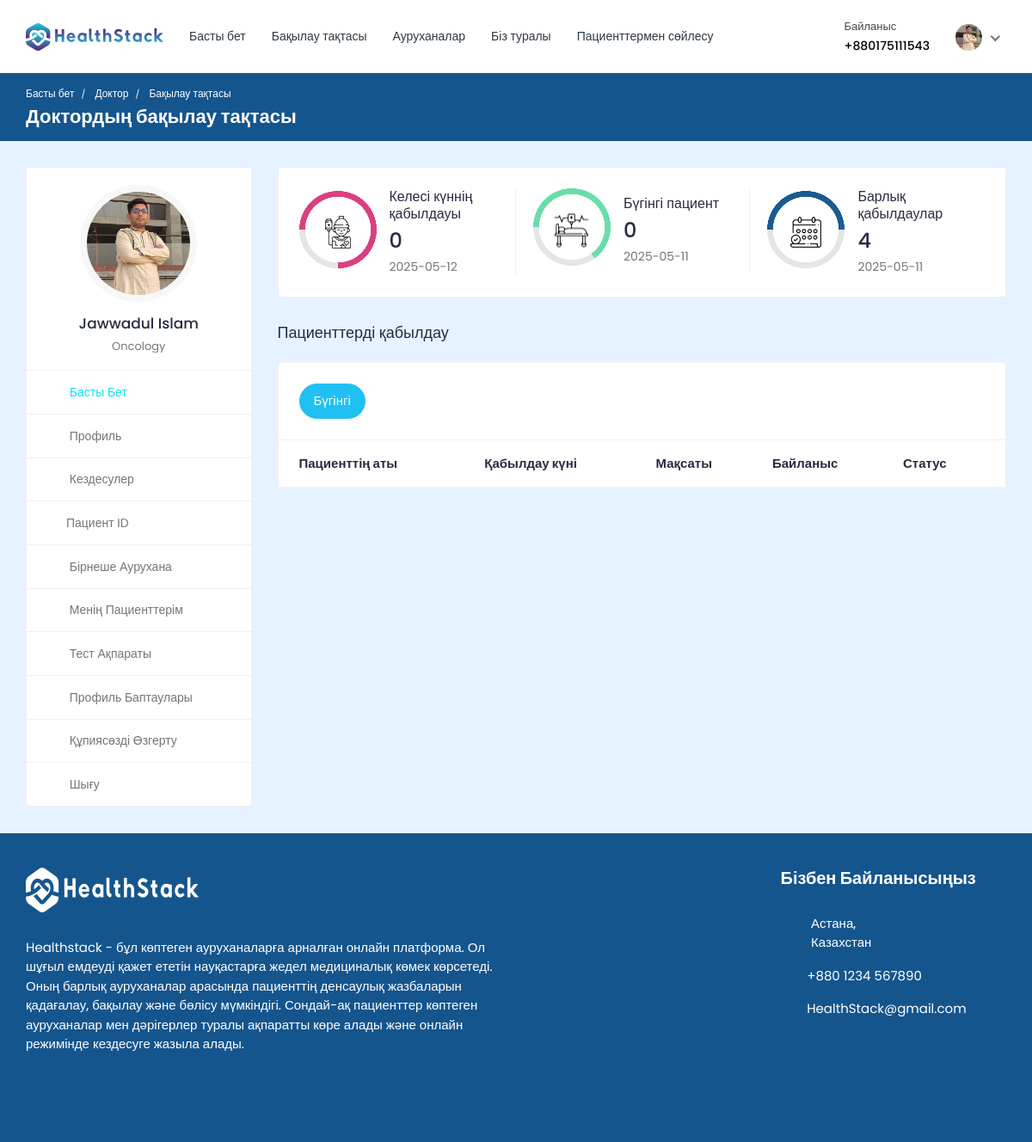
Page /doctor/doctor-dashboard/ (signed in) on the committed database.
### doctor/models.py (models this page shows, shortened)
class Doctor_Information(models.Model):
    DOCTOR_TYPE = (
        ('Cardiologists', 'Cardiologists'),
        ('Neurologists', 'Neurologists'),
        ('Pediatricians', 'Pediatricians'),
        ('Physiatrists', 'Physiatrists'),
        ('Dermatologists', 'Dermatologists'),
    )
    doctor_id = models.AutoField(primary_key=True)
    user = models.OneToOneField(User, on_delete=models.CASCADE, null=True, blank=True, related_name='profile')
    name = models.CharField(max_length=200, null=True, blank=True)
    username = models.CharField(max_length=200, null=True, blank=True)
    gender = models.CharField(max_length=200, null=True, blank=True)
    description = models.TextField(max_length=1000, null=True, blank=True)
    department = models.CharField(max_length=200, choices=DOCTOR_TYPE, null=True, blank=True)
    department_name = models.ForeignKey(hospital_department, on_delete=models.SET_NULL, null=True, blank=True)
    specialization = models.ForeignKey(specialization, on_delete=models.SET_NULL, null=True, blank=True)
    featured_image = models.ImageField(upload_to='doctors/', default='doctors/user-default.png', null=True, blank=True)
    certificate_image = models.ImageField(upload_to='doctors_certificate/', default='doctors_certificate/default.png', null=True, blank=True)
    email = models.EmailField(max_length=200, null=True, blank=True)
    phone_number = models.CharField(max_length=200, null=True, blank=True)
    nid = models.CharField(max_length=200, null=True, blank=True)
    visiting_hour = models.CharField(max_length=200, null=True, blank=True)
    consultation_fee = models.IntegerField(null=True, blank=True)
    report_fee = models.IntegerField(null=True, blank=True)
    dob = models.CharField(max_length=200, null=True, blank=True)
    institute = models.CharField(max_length=200, null=True, blank=True)
    degree = models.CharField(max_length=200, null=True, blank=True)
    completion_year = models.CharField(max_length=200, null=True, blank=True)
    work_place = models.CharField(max_length=200, null=True, blank=True)
    designation = models.CharField(max_length=200, null=True, blank=True)
    start_year = models.CharField(max_length=200, null=True, blank=True)
    end_year = models.CharField(max_length=200, null=True, blank=True)
    register_status =  models.CharField(max_length=200, null=True, blank=True)
    hospital_name = models.ForeignKey(Hospital_Information, on_delete=models.SET_NULL, null=True, blank=True)

### hospital_admin/models.py (models this page shows, shortened)
class specialization(models.Model):
    specialization_id = models.AutoField(primary_key=True)
    specialization_name = models.CharField(max_length=200, null=True, blank=True)
    hospital = models.ForeignKey(Hospital_Information, on_delete=models.CASCADE, null=True, blank=True)

### doctor/views.py (the view)
# urls.py: path('doctor-dashboard/',views.doctor_dashboard, name='doctor-dashboard'),
@csrf_exempt
@login_required(login_url="doctor-login")
@cache_control(no_cache=True, must_revalidate=True, no_store=True)
def doctor_dashboard(request):
        if request.user.is_authenticated:
            if request.user.is_doctor:
                doctor = Doctor_Information.objects.get(user=request.user)
                current_date = datetime.date.today()
                current_date_str = str(current_date)
                today_appointments = Appointment.objects.filter(date=current_date_str).filter(doctor=doctor).filter(appointment_status='confirmed')
                next_date = current_date + datetime.timedelta(days=1) # next days date
                next_date_str = str(next_date)
                next_days_appointment = Appointment.objects.filter(date=next_date_str).filter(doctor=doctor).filter(Q(appointment_status='pending') | Q(appointment_status='confirmed')).count()
                today_patient_count = Appointment.objects.filter(date=current_date_str).filter(doctor=doctor).annotate(count=Count('patient'))
                total_appointments_count = Appointment.objects.filter(doctor=doctor).annotate(count=Count('id'))
            else:
                return redirect('doctor-logout')
            context = {'doctor': doctor, 'today_appointments': today_appointments, 'today_patient_count': today_patient_count, 'total_appointments_count': total_appointments_count, 'next_days_appointment': next_days_appointment, 'current_date': current_date_str, 'next_date': next_date_str}
            return render(request, 'doctor-dashboard.html', context)
        else:
            return redirect('doctor-login')

### templates/doctor-dashboard.html (shortened to what this page needs)
{% load static %}
<!DOCTYPE html>
<html lang="kk">
  <head>
    <link
      rel="stylesheet"
      href="{% static 'HealthStack-System/css/Normal/bootstrap.min.css' %}"
    />
    <link
      rel="stylesheet"
      href="{% static 'HealthStack-System/plugins/Normal/fontawesome/css/fontawesome.min.css' %}"
    />
    <link
      rel="stylesheet"
      href="{% static 'HealthStack-System/plugins/Normal/fontawesome/css/all.min.css' %}"
    />
    <link
      rel="stylesheet"
      href="{% static 'HealthStack-System/css/Normal/style.css' %}"
    />
  </head>
  <body>
  {% if user.is_authenticated %}
    <div class="main-wrapper">
      <header class="header">{% include 'doctor-navbar.html' %}</header>
      <div class="breadcrumb-bar">
        <div class="container-fluid">
          <div class="row align-items-center">
            <div class="col-md-12 col-12">
              <nav aria-label="breadcrumb" class="page-breadcrumb">
                <ol class="breadcrumb">
                  <li class="breadcrumb-item">
                    <a href="{% url 'hospital_home'%}">Басты бет</a>
                  </li>
                  <li class="breadcrumb-item active" aria-current="page">
                    Доктор
                  </li>
                  <li class="breadcrumb-item active" aria-current="page">
                    Бақылау тақтасы
                  </li>
                </ol>
              </nav>
              <h2 class="breadcrumb-title">Доктордың бақылау тақтасы</h2>{% include 'message.html' %}
            </div>
          </div>
        </div>
      </div>
      <div class="content">
        <div class="container-fluid">
          <div class="row">
            <div class="col-md-5 col-lg-4 col-xl-3 theiaStickySidebar">
              <div>{% include 'doctor-sidebar.html' %}</div>
            </div>
            <div class="col-md-7 col-lg-8 col-xl-9">
              <div class="row">
                <div class="col-md-12">
                  <div class="card dash-card">
                    <div class="card-body">
                      <div class="row">
                        <div class="col-md-12 col-lg-4">
                          <div class="dash-widget dct-border-rht">
                            <div class="circle-bar circle-bar1">
                              <div class="circle-graph1" data-percent="75">
                                <img
                                  src="{% static 'HealthStack-System/images/Normal/icon-01.png' %}"
                                  class="img-fluid"
                                  alt="пациент"
                                />
                              </div>
                            </div>
                            <div class="dash-widget-info">
                              <h6>Келесі күннің қабылдауы</h6>
                              <h3>{{next_days_appointment}}</h3>
                              <p class="text-muted">{{next_date}}</p>
                            </div>
                          </div>
                        </div>
                        <div class="col-md-12 col-lg-4">
                          <div class="dash-widget dct-border-rht">
                            <div class="circle-bar circle-bar2">
                              <div class="circle-graph2" data-percent="65">
                                <img
                                  src="{% static 'HealthStack-System/images/Normal/icon-02.png' %}"
                                  class="img-fluid"
                                  alt="Пациент"
                                />
                              </div>
                            </div>
                            <div class="dash-widget-info">
                              <h6>Бүгінгі пациент</h6>
                              <h3>{{today_patient_count.count}}</h3>
                              <p class="text-muted">{{current_date}}</p>
                            </div>
                          </div>
                        </div>
                        <div class="col-md-12 col-lg-4">
                          <div class="dash-widget">
                            <div class="circle-bar circle-bar3">
                              <div class="circle-graph3" data-percent="50">
                                <img
                                  src="{% static 'HealthStack-System/images/Normal/icon-03.png' %}"
                                  class="img-fluid"
                                  alt="Пациент"
                                />
                              </div>
                            </div>
                            <div class="dash-widget-info">
                              <h6>Барлық қабылдаулар</h6>
                              <h3>{{total_appointments_count.count}}</h3>
                              <p class="text-muted">{{current_date}}</p>
                            </div>
                          </div>
                        </div>
                      </div>
                    </div>
                  </div>
                </div>
              </div>
              <div class="row">
                <div class="col-md-12">
                  <h4 class="mb-4">Пациенттерді қабылдау</h4>
                  <div class="appointment-tab">
                    <ul class="nav nav-tabs nav-tabs-solid nav-tabs-rounded">
                      <li class="nav-item">
                        <a
                          class="nav-link active"
                          href="#today-appointments"
                          data-toggle="tab"
                          >Бүгінгі</a
                        >
                      </li>
                    </ul>
                    <div class="tab-pane" id="today-appointments">
                      <div class="card card-table mb-0">
                        <div class="card-body">
                          <div class="table-responsive">
                            <table
                              class="table table-hover table-center mb-0"
                            >
                              <thead>
                                <tr>
                                  <th>Пациенттің аты</th>
                                  <th>Қабылдау күні</th>
                                  <th>Мақсаты</th>
                                  <th>Байланыс</th>
                                  <th>Статус</th>
                                </tr>
                              </thead>
                            </table>
                          </div>
                        </div>
                      </div>
                    </div>
                  </div>
                </div>
              </div>
            </div>
          </div>
        </div>
      </div>
      {% include 'footer.html' %}
    </div>
  {% else %}
  <p> Сіз жүйеге кірмегенсіз </p>
  {% endif %}
  </body>
</html>

### templates/doctor-navbar.html (shortened to what this page needs)
{% load static %}
<nav class="navbar navbar-expand-lg header-nav">
  <div class="navbar-header">
    <a href="{% url 'hospital_home'%}" class="navbar-brand logo">
      <img
        src="{% static 'HealthStack-System/images/Normal/logo.jpg' %}"
        class="img-fluid"
        alt="Логотип"
      />
    </a>
  </div>
  <div class="main-menu-wrapper">
    <ul class="main-nav">
      <li>
        <a href="{% url 'hospital_home'%}">Басты бет</a>
      </li>
      <li>
        <a href="{% url 'doctor-dashboard'%}">Бақылау тақтасы</a>
      </li>
      <li><a href="{% url 'multiple-hospital' %}" style="text-decoration: none;">Ауруханалар</a></li>
      <li>
        <a href="{% url 'about-us'%}">Біз туралы</a>
      </li>
      <li>
        <a href="{% url 'chat-home' pk=user.id %}">Пациенттермен сөйлесу</a>
      </li>
    </ul>
  </div>
  <ul class="nav header-navbar-rht">
    <li class="nav-item contact-item">
      <div class="header-contact-img">
        <i class="far fa-hospital"></i>
      </div>
      <div class="header-contact-detail">
        <p class="contact-header">Байланыс</p>
        <p class="contact-info-header">+88{{doctor.phone_number}}</p>
      </div>
    </li>
    <li class="nav-item dropdown has-arrow logged-item">
      <a href="#" class="dropdown-toggle nav-link" data-toggle="dropdown">
        <span class="user-img">
          <img
            class="rounded-circle"
            src="{{ doctor.featured_image.url }}"
            width="31"
            alt="Дэррен Эльдер"
          />
        </span>
      </a>
    </li>
  </ul>
</nav>

### templates/doctor-sidebar.html (shortened to what this page needs)
<div class="profile-sidebar">
  <div class="widget-profile pro-widget-content">
    <div class="profile-info-widget">
      <a href="#" class="booking-doc-img">
        <img
          src="{{ doctor.featured_image.url }}"
          alt="Пайдаланушы суреті"
        />
      </a>
      <div class="profile-det-info">
        <h3>{{ doctor.name }}</h3>
        <div class="patient-details">
          <h5 class="mb-0">{{doctor.specialization.specialization_name}}</h5>
        </div>
      </div>
    </div>
  </div>
  <div class="dashboard-widget">
    <nav class="dashboard-menu sidebar">
      <ul>
        <li class="active">
          <a href="{% url 'doctor-dashboard' %}">
            <i class="fas fa-columns"></i>
            <span>Басты бет</span>
          </a>
        </li>
        <li>
        <a href="{% url 'doctor-profile' pk=doctor.doctor_id %}">
          <i class="fas fa-user"></i>
          <span>Профиль</span>
        </a>
      </li>
        <li>
          <a href="{% url 'appointments'%}">
            <i class="fas fa-user-circle"></i>
            <span>Кездесулер</span>
          </a>
        </li>
        <li class="nav-item has-submenu">
            <a href="#" class="nav-link"><i class="fas fa-search"></i><span>Пациент ID</span></a>
        </li>
        <li>
          <a href="{% url 'multiple-hospital' %}">
            <i class="fas fa-hospital"></i>
            <span>Бірнеше аурухана</span>
          </a>
      </li>
        <li>
          <a href="{% url 'my-patients' %}">
            <i class="fas fa-user-injured"></i>
            <span>Менің пациенттерім</span>
          </a>
        </li>
        <li>
          <a href="{% url 'doctor-test-list'%}" target="_blank">
            <i class="fas fa-hourglass-start"></i>
            <span>Тест ақпараты</span>
          </a>
        </li>
        <li>
          <a href="{% url 'doctor-profile-settings' %}">
            <i class="fas fa-user-cog"></i>
            <span>Профиль баптаулары</span>
          </a>
        </li>
        <li>
          <a href="{% url 'doctor-change-password' pk=user.id%}">
            <i class="fas fa-lock"></i>
            <span>Құпиясөзді өзгерту</span>
          </a>
        </li>
        <li>
          <a href="{% url 'doctor-logout'%}">
            <i class="fas fa-sign-out-alt"></i>
            <span>Шығу</span>
          </a>
        </li>
      </ul>
    </nav>
  </div>
</div>

### rows in the picture
Doctor_Information: phone_number "0175111543", featured_image (picture), name "Jawwadul Islam", specialization.specialization_name "Oncology"

### other values in the picture
{{ next_days_appointment }} "0"
{{ next_date }} "2025-05-12"
{{ today_patient_count.count }} "0"
{{ current_date }} "2025-05-11"
{{ total_appointments_count.count }} "4"
